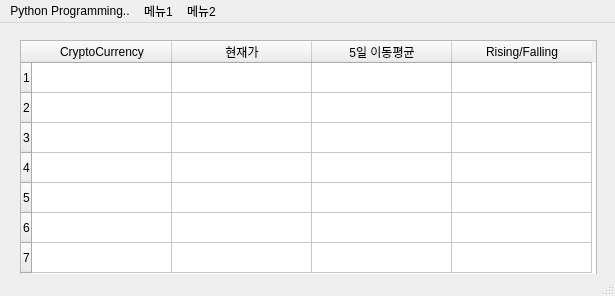
<?xml version="1.0" encoding="UTF-8"?>
<ui version="4.0">
 <class>MainWindow</class>
 <widget class="QMainWindow" name="MainWindow">
  <property name="geometry">
   <rect>
    <x>0</x>
    <y>0</y>
    <width>615</width>
    <height>296</height>
   </rect>
  </property>
  <property name="windowTitle">
   <string>Rising / Falling 알리미</string>
  </property>
  <widget class="QWidget" name="centralwidget">
   <widget class="QTableWidget" name="tableWidget">
    <property name="geometry">
     <rect>
      <x>20</x>
      <y>17</y>
      <width>577</width>
      <height>235</height>
     </rect>
    </property>
    <property name="frameShape">
     <enum>QFrame::StyledPanel</enum>
    </property>
    <property name="frameShadow">
     <enum>QFrame::Sunken</enum>
    </property>
    <property name="lineWidth">
     <number>5</number>
    </property>
    <property name="midLineWidth">
     <number>5</number>
    </property>
    <property name="verticalScrollBarPolicy">
     <enum>Qt::ScrollBarAsNeeded</enum>
    </property>
    <property name="showGrid">
     <bool>true</bool>
    </property>
    <property name="gridStyle">
     <enum>Qt::SolidLine</enum>
    </property>
    <property name="sortingEnabled">
     <bool>false</bool>
    </property>
    <property name="rowCount">
     <number>7</number>
    </property>
    <property name="columnCount">
     <number>4</number>
    </property>
    <attribute name="horizontalHeaderVisible">
     <bool>true</bool>
    </attribute>
    <attribute name="horizontalHeaderCascadingSectionResizes">
     <bool>false</bool>
    </attribute>
    <attribute name="horizontalHeaderDefaultSectionSize">
     <number>140</number>
    </attribute>
    <attribute name="horizontalHeaderHighlightSections">
     <bool>true</bool>
    </attribute>
    <attribute name="horizontalHeaderShowSortIndicator" stdset="0">
     <bool>true</bool>
    </attribute>
    <attribute name="verticalHeaderVisible">
     <bool>true</bool>
    </attribute>
    <attribute name="verticalHeaderDefaultSectionSize">
     <number>30</number>
    </attribute>
    <attribute name="verticalHeaderMinimumSectionSize">
     <number>23</number>
    </attribute>
    <row/>
    <row/>
    <row/>
    <row/>
    <row/>
    <row/>
    <row/>
    <column>
     <property name="text">
      <string>CryptoCurrency</string>
     </property>
     <property name="textAlignment">
      <set>AlignCenter</set>
     </property>
     <property name="background">
      <color>
       <red>170</red>
       <green>0</green>
       <blue>255</blue>
      </color>
     </property>
    </column>
    <column>
     <property name="text">
      <string>현재가</string>
     </property>
     <property name="textAlignment">
      <set>AlignCenter</set>
     </property>
     <property name="background">
      <color>
       <red>0</red>
       <green>170</green>
       <blue>255</blue>
      </color>
     </property>
    </column>
    <column>
     <property name="text">
      <string>5일 이동평균</string>
     </property>
     <property name="textAlignment">
      <set>AlignCenter</set>
     </property>
    </column>
    <column>
     <property name="text">
      <string>Rising/Falling</string>
     </property>
     <property name="textAlignment">
      <set>AlignCenter</set>
     </property>
    </column>
    <item row="0" column="0">
     <property name="text">
      <string/>
     </property>
     <property name="textAlignment">
      <set>AlignCenter</set>
     </property>
    </item>
    <item row="0" column="1">
     <property name="text">
      <string/>
     </property>
     <property name="textAlignment">
      <set>AlignCenter</set>
     </property>
    </item>
    <item row="0" column="2">
     <property name="text">
      <string/>
     </property>
     <property name="textAlignment">
      <set>AlignCenter</set>
     </property>
    </item>
    <item row="0" column="3">
     <property name="text">
      <string/>
     </property>
     <property name="textAlignment">
      <set>AlignCenter</set>
     </property>
     <property name="background">
      <brush brushstyle="NoBrush">
       <color alpha="255">
        <red>0</red>
        <green>0</green>
        <blue>255</blue>
       </color>
      </brush>
     </property>
    </item>
   </widget>
  </widget>
  <widget class="QStatusBar" name="statusbar"/>
  <widget class="QMenuBar" name="menubar">
   <property name="geometry">
    <rect>
     <x>0</x>
     <y>0</y>
     <width>615</width>
     <height>21</height>
    </rect>
   </property>
   <widget class="QMenu" name="menuPython_Programming">
    <property name="title">
     <string>Python Programming..</string>
    </property>
   </widget>
   <widget class="QMenu" name="menu">
    <property name="title">
     <string>메뉴1</string>
    </property>
   </widget>
   <widget class="QMenu" name="menu_2">
    <property name="title">
     <string>메뉴2</string>
    </property>
   </widget>
   <addaction name="menuPython_Programming"/>
   <addaction name="menu"/>
   <addaction name="menu_2"/>
  </widget>
 </widget>
 <resources/>
 <connections/>
</ui>
